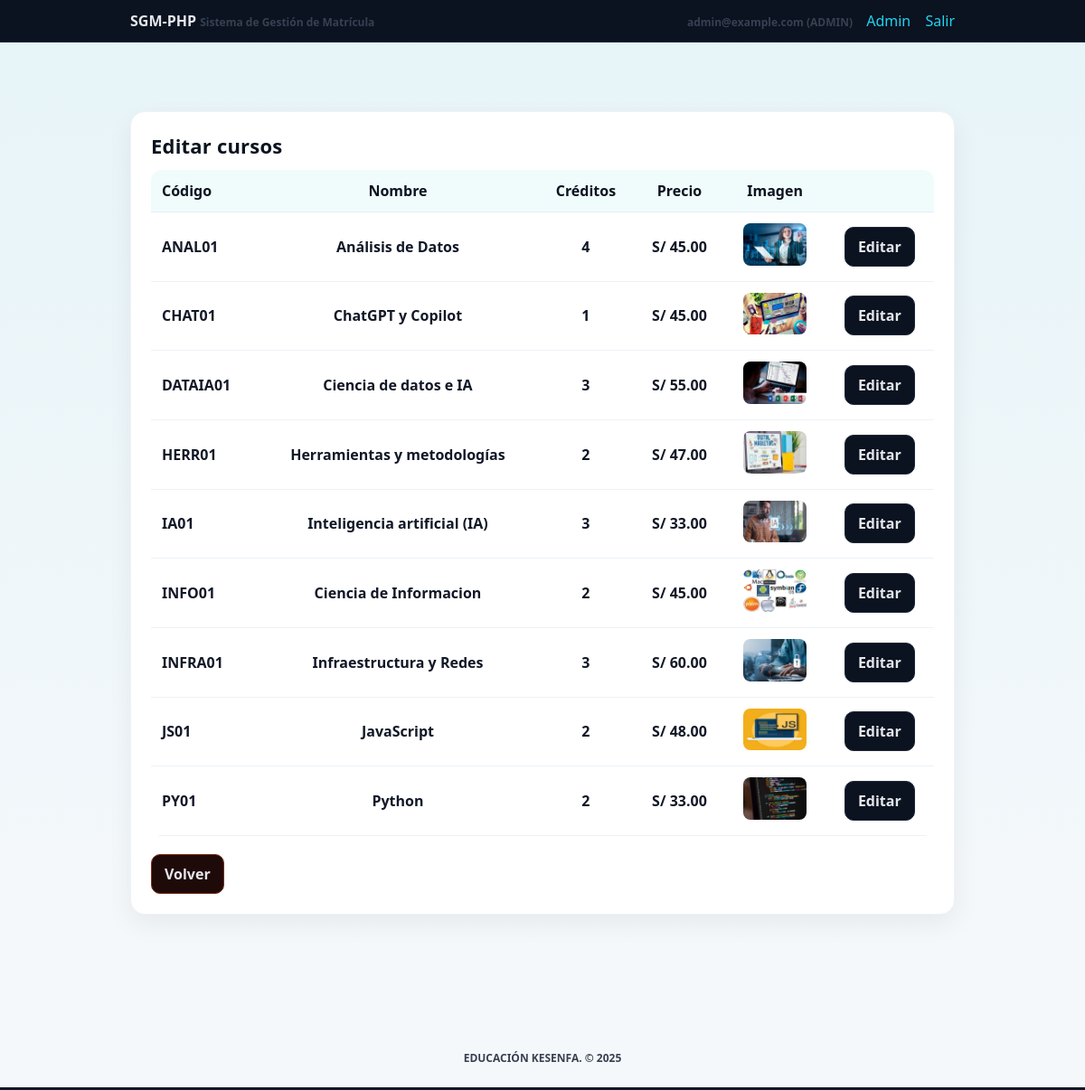
The app's page /mantenimiento/cursos.php (signed in) with its own data.
### tables this page shows
CREATE TABLE `courses` (
  `id` int(10) UNSIGNED NOT NULL,
  `code` varchar(50) NOT NULL,
  `name` varchar(255) NOT NULL,
  `credits` int(11) NOT NULL,
  `price_cents` int(11) DEFAULT NULL,
  `image_path` varchar(255) DEFAULT NULL
);

### db.php (called while the page is built, shortened)
<?php
function db() : PDO {
  static $pdo = null;
  if ($pdo === null) {
    $dsn = 'mysql:host=' . DB_HOST . ';dbname=' . DB_NAME . ';charset=' . DB_CHARSET;
    $pdo = new PDO($dsn, DB_USER, DB_PASS, [
      PDO::ATTR_ERRMODE            => PDO::ERRMODE_EXCEPTION,
      PDO::ATTR_DEFAULT_FETCH_MODE => PDO::FETCH_ASSOC,
    ]);
  }
  return $pdo;
}
function cents_to_money(int $cents) : string {
  return number_format(($cents / 100), 2, '.', ',');
}
?>

### mantenimiento/cursos.php (the view, shortened to what this page needs)
<?php
require __DIR__ . '/../db.php';
$courses = db()->query("SELECT id, code, name, credits, price_cents, image_path
                        FROM courses ORDER BY code")->fetchAll(PDO::FETCH_ASSOC);
?>
<!DOCTYPE html>
<html lang="es">
<head>
  <link rel="stylesheet" href="../styles.css">
</head>
<body class="landing-dashboard">
<?php include __DIR__ . '/../partials/header.php'; ?>
<main class="dashboard-main">
  <div class="container">
    <div class="card">
      <h2>Editar cursos</h2>
      <table class="dashboard-table">
        <thead>
          <tr>
            <th>Código</th>
            <th>Nombre</th>
            <th>Créditos</th>
            <th>Precio</th>
            <th>Imagen</th>
            <th></th>
          </tr>
        </thead>
        <tbody>
          <?php foreach($courses as $c): ?>
            <tr>
              <td><?= htmlspecialchars($c['code']) ?></td>
              <td><?= htmlspecialchars($c['name']) ?></td>
              <td style="text-align:center;"><?= (int)$c['credits'] ?></td>
              <td style="text-align:center;">S/ <?= cents_to_money((int)$c['price_cents']) ?></td>
              <td>
                <?php if(!empty($c['image_path'])): ?>
                  <img src="../<?= htmlspecialchars($c['image_path']) ?>" style="width:70px;border-radius:8px;">
                <?php else: ?>
                  <span class="small">Sin imagen</span>
                <?php endif; ?>
              </td>
              <td>
                <a class="btn" href="editar_curso.php?id=<?= (int)$c['id'] ?>">Editar</a>
              </td>
            </tr>
          <?php endforeach; ?>
        </tbody>
      </table>
      <a href="../admin_dashboard.php" class="btn btn-warn" style="margin-top:12px;">Volver</a>
    </div>
  </div>
</main>
<?php include __DIR__ . '/../partials/footer.php'; ?>
</body>
</html>

### partials/header.php (shortened to what this page needs)
<?php
$userEmail = $_SESSION['user_email'] ?? null;
$userRole  = $_SESSION['user_role'] ?? null;
$BASE = "/tarazona/cursos";
?>
<header>
  <div class="wrap">
    <div>
      <strong>SGM-PHP</strong>
      <span class="small">Sistema de Gestión de Matrícula</span>
    </div>
    <nav>
      <?php if ($userEmail): ?>
        <span class="small">
          <?= htmlspecialchars($userEmail) ?> (<?= htmlspecialchars($userRole) ?>)
        </span>
        <?php if ($userRole === 'ADMIN'): ?>
          <a href="<?= $BASE ?>/admin_dashboard.php">Admin</a>
        <?php endif; ?>
        <a href="<?= $BASE ?>/logout.php">Salir</a>
      <?php else: ?>
        <a href="<?= $BASE ?>/index.php">Ingresar</a>
        <a href="<?= $BASE ?>/register.php">Registrarme</a>
      <?php endif; ?>
    </nav>
  </div>
</header>

### partials/footer.php (shortened to what this page needs)
<footer>
  <div class="container small">EDUCACIÓN KESENFA. © <?php echo date('Y'); ?></div>
</footer>

### styles.css (style rules this page uses)
:root { --maxw:960px;--pad:16px;--radius:10px;--bg:#0f172a;--panel:#111827;--muted:#94a3b8;--accent:#22d3ee;--ok:#22c55e;--warn:#f59e0b;--err:#ef4444;--text:#e5e7eb }
* { box-sizing:border-box }
html,body { margin:0;padding:0;background:var(--bg);color:var(--text);font-family:system-ui,-apple-system,Segoe UI,Roboto,Inter,Arial,sans-serif }
a { color:var(--accent);text-decoration:none }
.container { max-width:var(--maxw);margin:0 auto;padding:24px }
.card { background:var(--panel);border:1px solid #1f2937;border-radius:var(--radius);padding:var(--pad);margin:12px 0 }
h1,h2,h3 { margin:0 0 12px 0 }
table { width:100%;border-collapse:collapse;margin:8px 0 }
th,td { padding:8px;border-bottom:1px solid #1f2937;text-align:left }
.btn { display:inline-block;padding:10px 14px;border-radius:8px;border:1px solid #1f2937;background:#0b1220;color:var(--text);cursor:pointer }
.btn-warn { border-color:#7c2d12;background:#1f0a0a }
.small { font-size:12px;color:var(--muted) }
header { background:#0b1220;border-bottom:1px solid #1f2937 }
header .wrap { max-width:var(--maxw);margin:0 auto;display:flex;align-items:center;justify-content:space-between;padding:12px 24px }
nav a { margin-left:12px }
footer { margin:24px 0;color:var(--muted);text-align:center }
.landing-dashboard { background: #f5f8fb; min-height: 100vh; font-family: system-ui, Arial, sans-serif; }
.dashboard-main { padding: 40px 0 60px; background: linear-gradient(180deg, rgba(5,182,198,.06), rgba(5,182,198,0)); }
.landing-dashboard .card { background: #ffffff; border: 1px solid #eef2f7; border-radius: 16px; padding: 22px; box-shadow: 0 10px 28px rgba(0,0,0,.06); margin-bottom: 18px; }
.landing-dashboard h2 { color: #0b1320; font-size: 22px; margin-bottom: 12px; }
.dashboard-table { width: 100%; border-collapse: collapse; overflow: hidden; border-radius: 12px; }
.dashboard-table thead th { text-align: left; font-weight: 800; color: #0b1320; background: #f0fbfc; padding: 12px; border-bottom: 1px solid #e6edf5; }
.dashboard-table tbody td { padding: 12px; border-bottom: 1px solid #edf2f7; color: #111827; }
.landing-dashboard .btn, .landing-dashboard .btn-accent, .landing-dashboard .btn-ok { border-radius: 10px; font-weight: 800; padding: 10px 14px; }
.landing-dashboard .card h2, .landing-dashboard .card h3 { color: #0b1320 !important; font-weight: 800 !important; letter-spacing: .2px; }
.landing-dashboard table th { color: #0b1320 !important; font-weight: 800 !important; opacity: 1 !important; }
.landing-dashboard table td { color: #111827 !important; font-weight: 600; }
.landing-dashboard .small { color: #374151 !important; font-weight: 600; opacity: 1 !important; }
.dashboard-table { width:100%; border-collapse:collapse; }
.dashboard-table th { background:#eefbfc; text-align:left; padding:12px; font-weight:800; color:#0b1320; }
.dashboard-table td { padding:12px; border-top:1px solid #e6eef5; color:#111827; font-weight:600; }
.dashboard-table th, .dashboard-table td { vertical-align: middle; }
.dashboard-table th:nth-child(2), .dashboard-table td:nth-child(2), .dashboard-table th:nth-child(3), .dashboard-table td:nth-child(3), .dashboard-table th:nth-child(4), .dashboard-table td:nth-child(4), .dashboard-table th:nth-child(5), .dashboard-table td:nth-child(5), .dashboard-table th:nth-child(6), .dashboard-table td:nth-child(6) { text-align: center; white-space: nowrap; }
.dashboard-table td:nth-child(3) { font-variant-numeric: tabular-nums; letter-spacing: 0.2px; }

### records on screen
courses: code "ANAL01", name "Análisis de Datos", credits "4", price_cents "45.00", image_path (picture)
courses: code "CHAT01", name "ChatGPT y Copilot", credits "1", price_cents "45.00", image_path (picture)
courses: code "DATAIA01", name "Ciencia de datos e IA", credits "3", price_cents "55.00", image_path (picture)
courses: code "HERR01", name "Herramientas y metodologías", credits "2", price_cents "47.00", image_path (picture)
courses: code "IA01", name "Inteligencia artificial (IA)", credits "3", price_cents "33.00", image_path (picture)
courses: code "INFO01", name "Ciencia de Informacion", credits "2", price_cents "45.00", image_path (picture)
courses: code "INFRA01", name "Infraestructura y Redes", credits "3", price_cents "60.00", image_path (picture)
courses: code "JS01", name "JavaScript", credits "2", price_cents "48.00", image_path (picture)
courses: code "PY01", name "Python", credits "2", price_cents "33.00", image_path (picture)

### other values on screen
$userEmail "admin@example.com"
$userRole "ADMIN"
